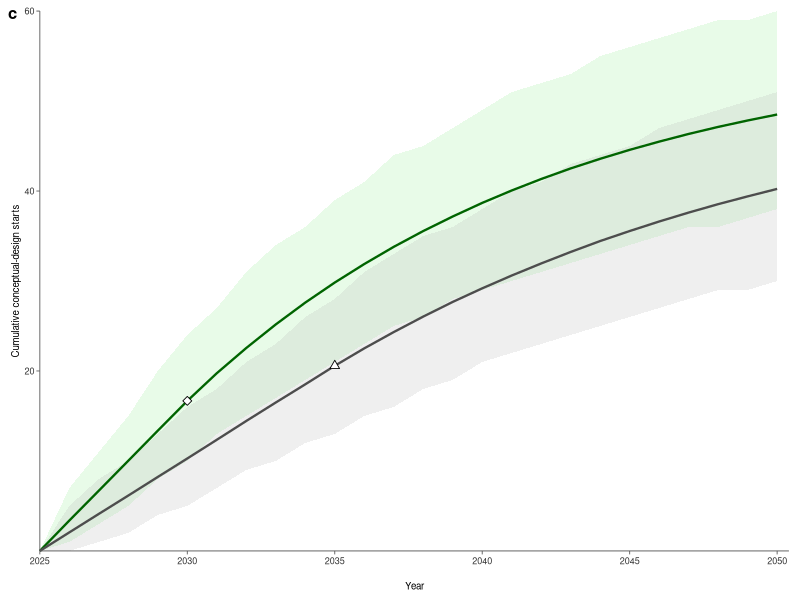

Reproduce this figure in R.
# Code for the manuscript Gordon, J.A., Kazlou, T., Jewell, J. and Cherp, A.
# First-of-a-Kind deployment prospects for small modular reactors
#
# Reproduces Figure 2c: projected cumulative conceptual-design entries from
# 2025 to 2050 under the Baseline and Accelerated scenarios.
#
# Panel c shows pipeline-expansion assumptions underpinning FOAK deployment.
# The triangle and diamond mark the Baseline and Accelerated pivot years,
# respectively, after which assumed design-entry rates decline. Shaded bands
# indicate simulated uncertainty intervals.
#
# Required input:
# None. Panel c is generated from the design-entry assumptions specified below.
#
# Outputs:
# outputs/Figure_02/intermediate/fig02_panel_c_design_additions.png
# outputs/Figure_02/intermediate/fig02_panel_c_design_additions.pdf
# outputs/Figure_02/intermediate/fig02_panel_c_design_additions.rds
# outputs/Figure_02/intermediate/fig02_panel_c_design_additions_core.rds

suppressPackageStartupMessages({
  library(ggplot2)
  library(dplyr)
  library(cowplot)
  library(grid)
})

rm(list = ls())
graphics.off()
set.seed(42)

# ============================================================
# FIGURE 2 — PANEL C ONLY
# Pipeline expansion / cumulative conceptual-design starts
# ============================================================

# ------------------------------------------------------------
# OUTPUT PATHS
# ------------------------------------------------------------

OUT_DIR <- file.path(
  "outputs",
  "Figure_02",
  "intermediate"
)

dir.create(
  OUT_DIR,
  recursive = TRUE,
  showWarnings = FALSE
)

# ------------------------------------------------------------
# EXPORT SETTINGS
# ------------------------------------------------------------

SAVE_W_MM <- 88
SAVE_H_MM <- 72
SAVE_DPI  <- 600

FILE_STUB <- "fig02_panel_c_design_additions"

# ------------------------------------------------------------
# TYPOGRAPHY
# ------------------------------------------------------------

BASE_SIZE        <- 7
AXIS_TEXT_SIZE   <- 6.5
AXIS_TITLE_SIZE  <- 7
PANEL_LABEL_SIZE <- 12

# ------------------------------------------------------------
# PANEL TAG GEOMETRY
# ------------------------------------------------------------

TAG_X <- 0.01
TAG_Y <- 0.99

# ------------------------------------------------------------
# COLOURS
# ------------------------------------------------------------

col_baseline_line <- "grey30"
col_baseline_fill <- "grey70"
col_accel_line    <- "#006400"
col_accel_fill    <- "#90EE90"

# ============================================================
# PANEL C — PIPELINE EXPANSION
# ============================================================

years <- 2026:2050

pivot_year_baseline <- 2035
pivot_year_accel    <- 2030

n_sim <- 10000

lambda0_baseline    <- 2.06
lambda2050_baseline <- 0.824

lambda0_accel       <- 3.33
lambda2050_accel    <- 0.666

years_decline_baseline <- 2050 - pivot_year_baseline
years_decline_accel    <- 2050 - pivot_year_accel

k_baseline <- -log(lambda2050_baseline / lambda0_baseline) / years_decline_baseline
k_accel    <- -log(lambda2050_accel / lambda0_accel) / years_decline_accel

lambda_t <- function(year, lambda0, k, pivot_year) {
  if (year <= pivot_year) {
    lambda0
  } else {
    lambda0 * exp(-k * (year - pivot_year))
  }
}

lambda_path_baseline <- sapply(
  years,
  lambda_t,
  lambda0 = lambda0_baseline,
  k = k_baseline,
  pivot_year = pivot_year_baseline
)

lambda_path_accel <- sapply(
  years,
  lambda_t,
  lambda0 = lambda0_accel,
  k = k_accel,
  pivot_year = pivot_year_accel
)

sim_baseline <- replicate(
  n_sim,
  rpois(length(years), lambda_path_baseline)
)

sim_accel <- replicate(
  n_sim,
  rpois(length(years), lambda_path_accel)
)

cum_baseline <- t(apply(sim_baseline, 2, cumsum))
cum_accel    <- t(apply(sim_accel, 2, cumsum))

summarise_sim <- function(sim, scenario) {
  data.frame(
    Year = years,
    Mean = apply(sim, 2, mean),
    Q5   = apply(sim, 2, quantile, probs = 0.05),
    Q95  = apply(sim, 2, quantile, probs = 0.95),
    Scenario = scenario
  )
}

plot_df_c <- rbind(
  summarise_sim(cum_accel, "Accelerated"),
  summarise_sim(cum_baseline, "Baseline")
)

plot_df_c$Scenario <- factor(
  plot_df_c$Scenario,
  levels = c("Accelerated", "Baseline")
)

zero_acc <- data.frame(
  Year = 2025,
  Mean = 0,
  Q5 = 0,
  Q95 = 0,
  Scenario = factor(
    "Accelerated",
    levels = c("Accelerated", "Baseline")
  )
)

zero_base <- data.frame(
  Year = 2025,
  Mean = 0,
  Q5 = 0,
  Q95 = 0,
  Scenario = factor(
    "Baseline",
    levels = c("Accelerated", "Baseline")
  )
)

plot_df_c <- rbind(
  zero_acc,
  zero_base,
  plot_df_c
)

plot_df_c <- plot_df_c[
  order(plot_df_c$Scenario, plot_df_c$Year),
]

pivot_points <- data.frame(
  Year = c(pivot_year_baseline, pivot_year_accel),
  Scenario = factor(
    c("Baseline", "Accelerated"),
    levels = c("Accelerated", "Baseline")
  ),
  shape_id = c("Baseline", "Accelerated")
)

pivot_points$Mean <- c(
  plot_df_c$Mean[
    plot_df_c$Year == pivot_year_baseline &
      plot_df_c$Scenario == "Baseline"
  ][1],
  plot_df_c$Mean[
    plot_df_c$Year == pivot_year_accel &
      plot_df_c$Scenario == "Accelerated"
  ][1]
)

p_c_core <- ggplot(
  plot_df_c,
  aes(
    x = Year,
    y = Mean,
    fill = Scenario,
    colour = Scenario
  )
) +
  geom_ribbon(
    aes(
      ymin = Q5,
      ymax = Q95
    ),
    alpha = 0.20,
    colour = NA
  ) +
  geom_line(
    linewidth = 0.8
  ) +
  geom_point(
    data = pivot_points,
    aes(
      x = Year,
      y = Mean,
      shape = shape_id
    ),
    fill = "white",
    colour = "black",
    stroke = 0.45,
    size = 2.1,
    inherit.aes = FALSE,
    show.legend = FALSE
  ) +
  scale_shape_manual(
    values = c(
      "Accelerated" = 23,
      "Baseline" = 24
    ),
    guide = "none"
  ) +
  scale_fill_manual(
    values = c(
      "Accelerated" = col_accel_fill,
      "Baseline" = col_baseline_fill
    ),
    guide = "none"
  ) +
  scale_colour_manual(
    values = c(
      "Accelerated" = col_accel_line,
      "Baseline" = col_baseline_line
    ),
    guide = "none"
  ) +
  scale_x_continuous(
    breaks = seq(2025, 2050, by = 5),
    labels = paste0(seq(2025, 2050, by = 5), "\n"),
    limits = c(2025, 2050.4),
    expand = c(0, 0)
  ) +
  scale_y_continuous(
    breaks = seq(20, 60, by = 20),
    limits = c(0, 60),
    expand = expansion(mult = c(0, 0))
  ) +
  labs(
    x = "Year",
    y = "Cumulative conceptual-design starts"
  ) +
  coord_cartesian(
    clip = "off"
  ) +
  theme_classic(
    base_size = BASE_SIZE
  ) +
  theme(
    axis.title.x = element_text(
      size = AXIS_TITLE_SIZE,
      colour = "black",
      margin = margin(t = 4)
    ),
    axis.title.y = element_text(
      size = AXIS_TITLE_SIZE,
      colour = "black"
    ),
    axis.text.x = element_text(
      size = AXIS_TEXT_SIZE,
      colour = "grey20",
      margin = margin(t = 2)
    ),
    axis.text.y = element_text(
      size = AXIS_TEXT_SIZE,
      colour = "grey20"
    ),
    axis.line.x = element_line(
      colour = "grey35",
      linewidth = 0.3
    ),
    axis.line.y = element_line(
      colour = "grey35",
      linewidth = 0.3
    ),
    axis.ticks.x = element_line(
      colour = "grey35",
      linewidth = 0.3
    ),
    axis.ticks.y = element_line(
      colour = "grey35",
      linewidth = 0.3
    ),
    axis.ticks.length = unit(2.5, "pt"),
    plot.margin = margin(t = 8, r = 8, b = 6, l = 8)
  )

p_c <- ggdraw(p_c_core) +
  draw_plot_label(
    "c",
    x = TAG_X,
    y = TAG_Y,
    hjust = 0,
    vjust = 1,
    size = PANEL_LABEL_SIZE,
    fontface = "bold"
  )

print(p_c)

# ============================================================
# SAVE PANEL C
# ============================================================

ggsave(
  filename = file.path(OUT_DIR, paste0(FILE_STUB, ".png")),
  plot = p_c,
  width = SAVE_W_MM,
  height = SAVE_H_MM,
  units = "mm",
  dpi = SAVE_DPI,
  bg = "white"
)

ggsave(
  filename = file.path(OUT_DIR, paste0(FILE_STUB, ".pdf")),
  plot = p_c,
  width = SAVE_W_MM,
  height = SAVE_H_MM,
  units = "mm",
  bg = "white"
)

saveRDS(
  p_c,
  file = file.path(OUT_DIR, paste0(FILE_STUB, ".rds"))
)

saveRDS(
  p_c_core,
  file = file.path(OUT_DIR, paste0(FILE_STUB, "_core.rds"))
)
